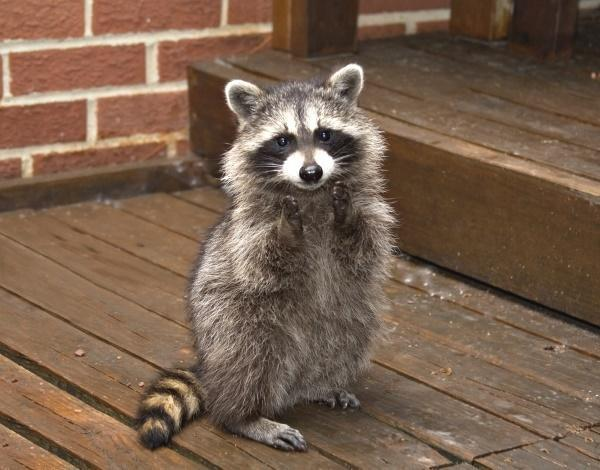
#> input picture image_test/image_test.jpg, 600 x 470 px
$ python image_test.py
#> lines starting #> are read from the running program, lines starting #| are printed output that depends on the picture

import os

import cv2
import numpy as np


def main():

    load_file_path = os.path.dirname(__file__) + "/image_test.jpg"
    save_file_path = os.path.dirname(__file__) + "/saved_image.jpg"

    print("The loaded file is located in {}".format(load_file_path))
    load_image = cv2.imread(load_file_path, cv2.IMREAD_UNCHANGED)
#> load_image is the input picture: shape (470, 600, 3); mean B, G, R 77.3, 96, 120.4
    load_image_shape = load_image.shape
#> load_image_shape = (470, 600, 3)
    load_image_height = load_image_shape[0]
#> load_image_height = 470
    load_image_width = load_image_shape[1]
#> load_image_width = 600
    load_image_channel = load_image_shape[2]
#> load_image_channel = 3
    print("Load Image: Shape = {}, Width = {}, Height = {}, Channel = {}".format(load_image_shape, load_image_width, load_image_height, load_image_channel))
#| Load Image: Shape = (470, 600, 3), Width = 600, Height = 470, Channel = 3

    save_image_shape = (load_image_shape[0], load_image_shape[1], 1)  # 1 channel image of the same width x height
#> save_image_shape = (470, 600, 1)
    print("Save Image: Shape = {}".format(save_image_shape))
#| Save Image: Shape = (470, 600, 1)
    save_image = np.zeros(save_image_shape)

    for i in range(load_image_height):
        for j in range(load_image_width):
            save_image[i, j, 0] = load_image[i, j, 1]       # only use the Green channel
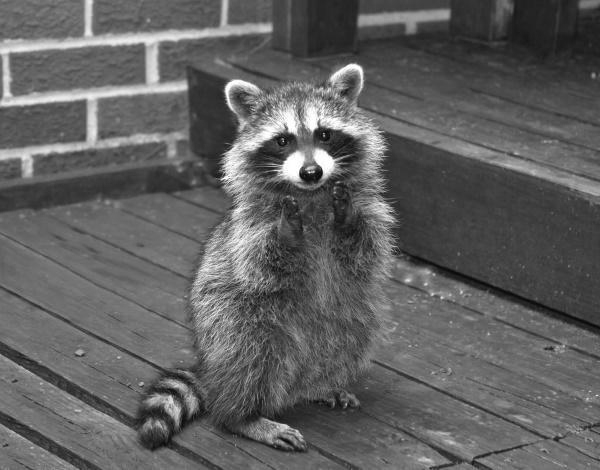
#> save_image: shape (470, 600, 1) float64; min 6, max 255, mean 96

    cv2.imwrite(save_file_path, save_image)

if __name__ == "__main__":
    main()
